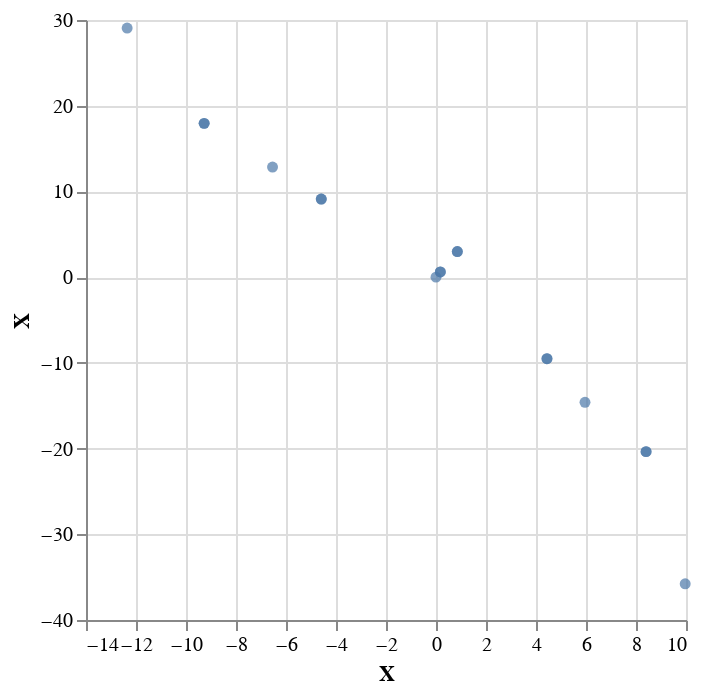

The notebook cell this image was saved under:
### Code cell
ps_u = alt.Chart(data).mark_circle().encode(
    x=alt.X('ps_u', axis=alt.Axis(title='X')),
    y=alt.Y('ps_up', axis=alt.Axis(title='X')))
ps_u

### Figure 1 — Vega-Lite specification as saved in the notebook (floating-point values rounded to 4 significant figures)
{"$schema": "https://vega.github.io/schema/vega-lite/v1.2.1.json", "data": {"values": [{"particleID": 0, "ps_delta": 0, "ps_l": 0, "ps_u": 0, "ps_up": -1.607e-14, "ps_v": 0, "ps_vp": -3.946e-20, "sourceID": 16777220, "t_event": 302}, {"particleID": 1, "ps_delta": 5.305e-06, "ps_l": -6.529, "ps_u": 5.96, "ps_up": -14.6, "ps_v": 1.448e-06, "ps_vp": 1.038e-05, "sourceID": 16777220, "t_event": 305.9}, {"particleID": 2, "ps_delta": 3.176e-06, "ps_l": -4.585, "ps_u": 4.439, "ps_up": -9.51, "ps_v": 6.956, "ps_vp": -0.9482, "sourceID": 16777220, "t_event": 304.7}, {"particleID": 3, "ps_delta": -2.695e-07, "ps_l": -0.02987, "ps_u": 0.1737, "ps_up": 0.6009, "ps_v": 9.54, "ps_vp": -2.446, "sourceID": 16777220, "t_event": 302.0}, {"particleID": 4, "ps_delta": -1.718e-06, "ps_l": 4.367, "ps_u": -4.589, "ps_up": 9.112, "ps_v": 6.634, "ps_vp": -2.07, "sourceID": 16777220, "t_event": 299.4}, {"particleID": 5, "ps_delta": -2.12e-06, "ps_l": 6.135, "ps_u": -6.539, "ps_up": 12.85, "ps_v": -7.841e-06, "ps_vp": -7.214e-05, "sourceID": 16777220, "t_event": 298.4}, {"particleID": 6, "ps_delta": -1.841e-06, "ps_l": 4.367, "ps_u": -4.589, "ps_up": 9.112, "ps_v": -6.634, "ps_vp": 2.07, "sourceID": 16777220, "t_event": 299.4}, {"particleID": 7, "ps_delta": -3.781e-07, "ps_l": -0.02994, "ps_u": 0.1736, "ps_up": 0.6008, "ps_v": -9.54, "ps_vp": 2.446, "sourceID": 16777220, "t_event": 302.0}, {"particleID": 8, "ps_delta": 3.087e-06, "ps_l": -4.585, "ps_u": 4.439, "ps_up": -9.51, "ps_v": -6.956, "ps_vp": 0.9483, "sourceID": 16777220, "t_event": 304.7}, {"particleID": 9, "ps_delta": -1.04e-05, "ps_l": -13.52, "ps_u": 9.968, "ps_up": -35.78, "ps_v": -1.388e-06, "ps_vp": -2.207e-05, "sourceID": 16777220, "t_event": 310.0}, {"particleID": 10, "ps_delta": 7.622e-06, "ps_l": -9.376, "ps_u": 8.403, "ps_up": -20.36, "ps_v": 14.38, "ps_vp": -0.1475, "sourceID": 16777220, "t_event": 307.5}, {"particleID": 11, "ps_delta": -8.579e-07, "ps_l": -0.1404, "ps_u": 0.8539, "ps_up": 2.98, "ps_v": 18.85, "ps_vp": -5.998, "sourceID": 16777220, "t_event": 302.1}, {"particleID": 12, "ps_delta": -4.353e-06, "ps_l": 8.512, "ps_u": -9.274, "ps_up": 17.94, "ps_v": 13.1, "ps_vp": -4.592, "sourceID": 16777220, "t_event": 297.0}, {"particleID": 13, "ps_delta": -0.0001063, "ps_l": 11.76, "ps_u": -12.35, "ps_up": 29.06, "ps_v": -2.179e-05, "ps_vp": -0.0001968, "sourceID": 16777220, "t_event": 295.1}, {"particleID": 14, "ps_delta": -4.536e-06, "ps_l": 8.512, "ps_u": -9.274, "ps_up": 17.94, "ps_v": -13.1, "ps_vp": 4.592, "sourceID": 16777220, "t_event": 297.0}, {"particleID": 15, "ps_delta": -1.109e-06, "ps_l": -0.1404, "ps_u": 0.8539, "ps_up": 2.98, "ps_v": -18.85, "ps_vp": 5.999, "sourceID": 16777220, "t_event": 302.1}, {"particleID": 16, "ps_delta": 7.468e-06, "ps_l": -9.376, "ps_u": 8.403, "ps_up": -20.36, "ps_v": -14.38, "ps_vp": 0.1477, "sourceID": 16777220, "t_event": 307.5}]}, "encoding": {"x": {"axis": {"title": "X"}, "field": "ps_u", "type": "quantitative"}, "y": {"axis": {"title": "X"}, "field": "ps_up", "type": "quantitative"}}, "mark": "circle"}
